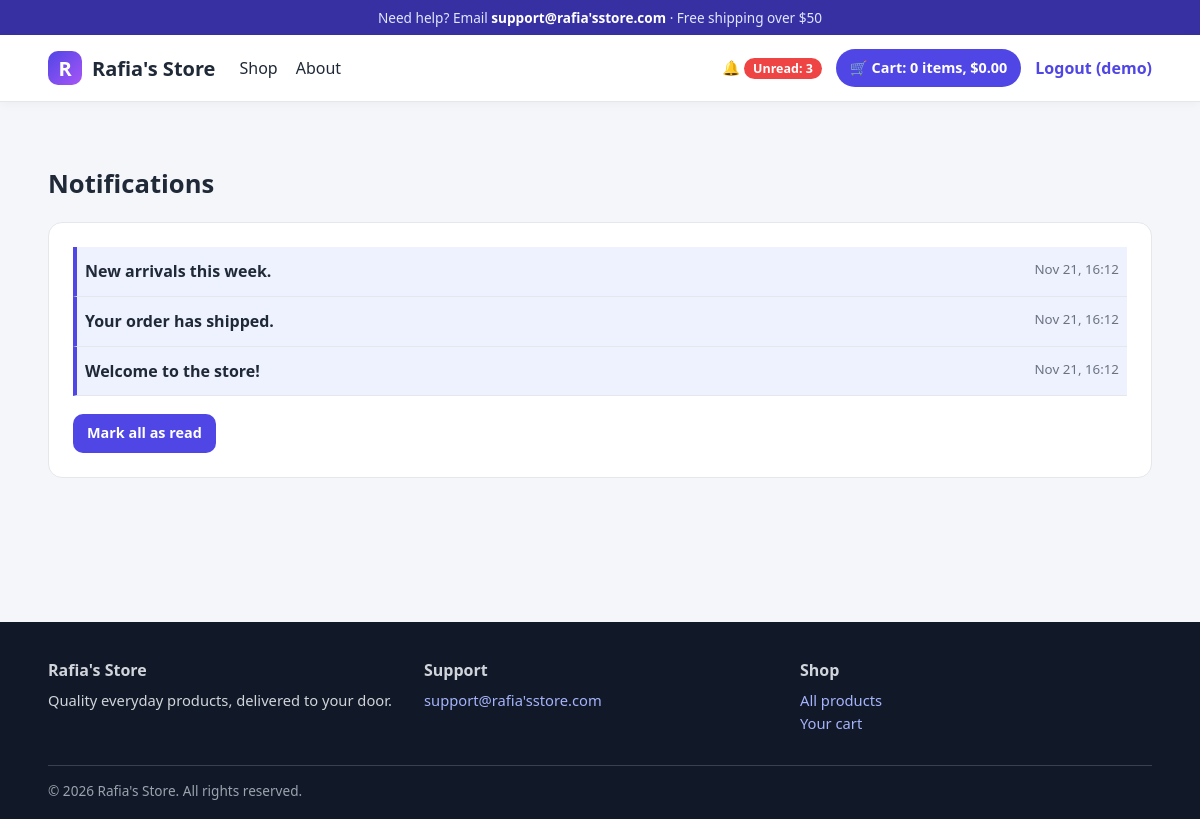
The app's page /notifications/ (signed in) with its own data.
### store/models.py (models this page shows, shortened)
class Notification(models.Model):
    user = models.ForeignKey(settings.AUTH_USER_MODEL, on_delete=models.CASCADE, related_name="notifications")
    message = models.CharField(max_length=255)
    is_read = models.BooleanField(default=False)
    created_at = models.DateTimeField(auto_now_add=True)
    class Meta:
        ordering = ["-created_at"]

### store/views.py (the view)
# urls.py: path("notifications/", views.notification_list, name="notifications"),
@login_required
def notification_list(request):
    return render(
        request,
        "store/notifications.html",
        {"notification_list": Notification.objects.filter(user=request.user)},
    )

### store/context_processors.py (called while the page is built)
def unread_cache_key(user_id):
    return f"unread_notifications:{user_id}"

def site_settings(request):
    return {
        "SITE_NAME": settings.SITE_NAME,
        "SUPPORT_EMAIL": settings.SUPPORT_EMAIL,
        "CURRENT_YEAR": date.today().year,
    }

def cart_summary(request):
    session = getattr(request, "session", {})
    cart = session.get("cart", {})
    count = sum(item["qty"] for item in cart.values())
    total = sum(
        (Decimal(item["price"]) * item["qty"] for item in cart.values()),
        Decimal("0.00"),
    )
    return {"cart_count": count, "cart_total": total}

def _unread_count(request):
    user = request.user
    if not user.is_authenticated:
        return 0
    return cache.get_or_set(
        unread_cache_key(user.pk),
        lambda: Notification.objects.filter(user=user, is_read=False).count(),
        CACHE_SECONDS,
    )

def notifications(request):
    return {"unread_notifications": SimpleLazyObject(lambda: _unread_count(request))}

### store/templates/store/notifications.html (shortened to what this page needs)
{% extends "store/base.html" %}
{% block content %}
<h1 class="section-title">Notifications</h1>
<div class="panel">
  <ul class="notes">
  {% for n in notification_list %}
    <li class="{% if not n.is_read %}unread{% endif %}"><span>{{ n.message }}</span><small>{{ n.created_at|date:"M d, H:i" }}</small></li>
  {% empty %}
    <li class="muted">You have no notifications.</li>
  {% endfor %}
  </ul>
  <form method="post" action="{% url 'store:mark_all_read' %}">{% csrf_token %}<button class="btn small">Mark all as read</button></form>
</div>
{% endblock %}

### store/templates/store/base.html (shortened to what this page needs)
{% load static %}<!doctype html>
<html lang="en">
<head>
  <link rel="stylesheet" href="{% static 'store/style.css' %}">
</head>
<body>
<div class="topbar">Need help? Email <a href="mailto:{{ SUPPORT_EMAIL }}">{{ SUPPORT_EMAIL }}</a> &middot; Free shipping over $50</div>
<header class="site-header">
  <div class="container nav">
    <a class="brand" href="{% url 'store:home' %}"><span class="logo">R</span> {{ SITE_NAME }}</a>
    <nav class="links">
      <a href="{% url 'store:home' %}">Shop</a>
      <a href="{% url 'store:about' %}">About</a>
    </nav>
    <div class="actions">
      {% block notifications_badge %}{% if user.is_authenticated %}<a class="bell" href="{% url 'store:notifications' %}" title="Notifications">&#128276; <span class="badge">Unread: {{ unread_notifications }}</span></a>{% endif %}{% endblock %}
      <a class="cart-pill" href="{% url 'store:cart' %}">&#128722; <span>Cart: {{ cart_count }} items, ${{ cart_total }}</span></a>
      {% if user.is_authenticated %}
        <form method="post" action="{% url 'logout' %}" class="inline">{% csrf_token %}<button class="btn-link" type="submit">Logout ({{ user.username }})</button></form>
      {% else %}
        <a class="btn-link" href="{% url 'login' %}">Login</a>
      {% endif %}
    </div>
  </div>
</header>
<main class="container">{% block content %}{% endblock %}</main>
<footer class="site-footer">
  <div class="container footer-grid">
    <div><strong>{{ SITE_NAME }}</strong><p>Quality everyday products, delivered to your door.</p></div>
    <div><strong>Support</strong><p><a href="mailto:{{ SUPPORT_EMAIL }}">{{ SUPPORT_EMAIL }}</a></p></div>
    <div><strong>Shop</strong><p><a href="{% url 'store:home' %}">All products</a><br><a href="{% url 'store:cart' %}">Your cart</a></p></div>
  </div>
  <div class="container copyright">&copy; {{ CURRENT_YEAR }} {{ SITE_NAME }}. All rights reserved.</div>
</footer>
</body>
</html>

### store/static/store/style.css (style rules this page uses)
:root { --brand: #4f46e5; --brand-dark: #3730a3; --ink: #1f2937; --muted: #6b7280; --bg: #f5f6fa; --card: #fff; --line: #e5e7eb; --radius: 14px }
* { box-sizing: border-box }
body { margin: 0; font-family: system-ui, -apple-system, "Segoe UI", Roboto, sans-serif; color: var(--ink); background: var(--bg); line-height: 1.55 }
a { color: var(--brand); text-decoration: none }
.container { width: min(1120px, 92%); margin: 0 auto }
main.container { padding: 28px 0 60px; min-height: 60vh }
.topbar { background: var(--brand-dark); color: #e0e7ff; font-size: .85rem; text-align: center; padding: 7px 10px }
.topbar a { color: #fff; font-weight: 600 }
.site-header { background: #fff; border-bottom: 1px solid var(--line); position: sticky; top: 0; z-index: 10; box-shadow: 0 2px 10px rgba(0, 0, 0, .04) }
.nav { display: flex; align-items: center; gap: 24px; padding: 14px 0; flex-wrap: wrap }
.brand { display: flex; align-items: center; gap: 10px; font-weight: 800; font-size: 1.25rem; color: var(--ink) }
.logo { display: grid; place-items: center; width: 34px; height: 34px; border-radius: 10px; background: linear-gradient(135deg, var(--brand), #a855f7); color: #fff }
.links { display: flex; gap: 18px }
.links a { color: var(--ink); font-weight: 500 }
.actions { margin-left: auto; display: flex; align-items: center; gap: 14px; flex-wrap: wrap }
.cart-pill { background: var(--brand); color: #fff; padding: 8px 14px; border-radius: 999px; font-weight: 600; font-size: .9rem }
.bell { color: var(--ink); font-size: .9rem }
.badge { background: #ef4444; color: #fff; border-radius: 999px; padding: 2px 9px; font-size: .78rem; font-weight: 600 }
.inline { display: inline; margin: 0 }
.btn-link { background: none; border: 0; color: var(--brand); font: inherit; font-weight: 600; cursor: pointer; padding: 0 }
.btn { display: inline-block; background: var(--brand); color: #fff; border: 0; padding: 12px 22px; border-radius: 10px; font: inherit; font-weight: 600; cursor: pointer; transition: .15s }
.btn.small { padding: 8px 14px; font-size: .9rem }
.section-title { margin: 34px 0 18px; font-size: 1.6rem }
.panel { background: var(--card); border: 1px solid var(--line); border-radius: var(--radius); padding: 24px }
.notes { list-style: none; margin: 0 0 18px; padding: 0 }
.notes li { display: flex; justify-content: space-between; gap: 12px; padding: 12px 8px; border-bottom: 1px solid var(--line) }
.notes li.unread { background: #eef2ff; border-left: 4px solid var(--brand); font-weight: 600 }
.notes small { color: var(--muted); font-weight: 400 }
.site-footer { background: #111827; color: #d1d5db; padding: 36px 0 18px; margin-top: 40px }
.site-footer a { color: #a5b4fc }
.site-footer p { margin: 6px 0; font-size: .92rem }
.footer-grid { display: grid; grid-template-columns: repeat(auto-fit, minmax(200px, 1fr)); gap: 24px }
.copyright { border-top: 1px solid #374151; margin-top: 24px; padding-top: 14px; font-size: .85rem; color: #9ca3af }

### records on screen
Notification: message "New arrivals this week.", created_at "Nov 21, 16:12"
Notification: message "Your order has shipped.", created_at "Nov 21, 16:12"
Notification: message "Welcome to the store!", created_at "Nov 21, 16:12"

### other values on screen
{{ SUPPORT_EMAIL }} "support@rafia'sstore.com"
{{ SITE_NAME }} "Rafia's Store"
{{ unread_notifications }} "3"
{{ cart_count }} "0"
{{ cart_total }} "0.00"
{{ user.username }} "demo"
